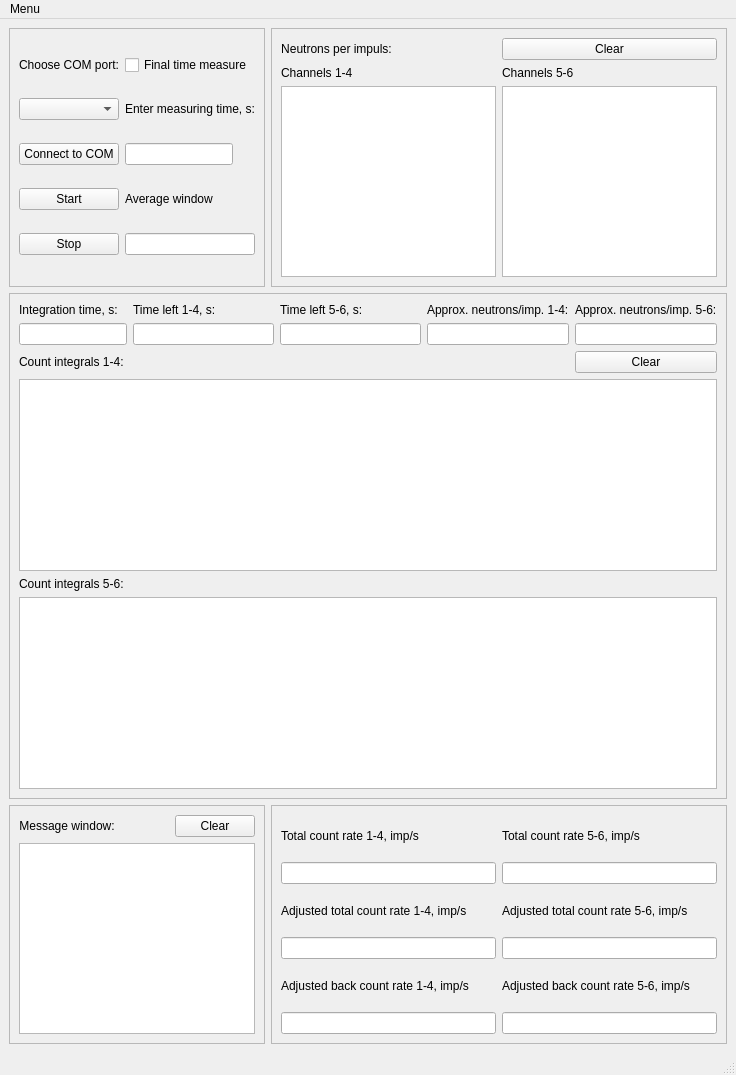
<?xml version="1.0" encoding="UTF-8"?>
<ui version="4.0">
 <class>MainWindow</class>
 <widget class="QMainWindow" name="MainWindow">
  <property name="geometry">
   <rect>
    <x>0</x>
    <y>0</y>
    <width>736</width>
    <height>1075</height>
   </rect>
  </property>
  <property name="sizePolicy">
   <sizepolicy hsizetype="Preferred" vsizetype="Minimum">
    <horstretch>0</horstretch>
    <verstretch>0</verstretch>
   </sizepolicy>
  </property>
  <property name="maximumSize">
   <size>
    <width>16777215</width>
    <height>16777215</height>
   </size>
  </property>
  <property name="windowTitle">
   <string>MainWindow</string>
  </property>
  <widget class="QWidget" name="centralwidget">
   <layout class="QGridLayout" name="gridLayout_2">
    <item row="0" column="0">
     <widget class="QFrame" name="frame_4">
      <property name="frameShape">
       <enum>QFrame::StyledPanel</enum>
      </property>
      <property name="frameShadow">
       <enum>QFrame::Raised</enum>
      </property>
      <layout class="QGridLayout" name="gridLayout_6">
       <item row="0" column="1">
        <widget class="QCheckBox" name="checkBox">
         <property name="text">
          <string>Final time measure</string>
         </property>
        </widget>
       </item>
       <item row="2" column="0">
        <widget class="QPushButton" name="pushButton_2">
         <property name="text">
          <string>Connect to COM</string>
         </property>
        </widget>
       </item>
       <item row="4" column="1">
        <widget class="QLineEdit" name="lineEdit_9">
         <property name="alignment">
          <set>Qt::AlignRight|Qt::AlignTrailing|Qt::AlignVCenter</set>
         </property>
        </widget>
       </item>
       <item row="2" column="1">
        <widget class="QLineEdit" name="lineEdit">
         <property name="sizePolicy">
          <sizepolicy hsizetype="Fixed" vsizetype="Fixed">
           <horstretch>0</horstretch>
           <verstretch>0</verstretch>
          </sizepolicy>
         </property>
         <property name="layoutDirection">
          <enum>Qt::LeftToRight</enum>
         </property>
         <property name="alignment">
          <set>Qt::AlignRight|Qt::AlignTrailing|Qt::AlignVCenter</set>
         </property>
        </widget>
       </item>
       <item row="0" column="0">
        <widget class="QLabel" name="label_2">
         <property name="text">
          <string>Choose COM port:</string>
         </property>
         <property name="alignment">
          <set>Qt::AlignCenter</set>
         </property>
        </widget>
       </item>
       <item row="3" column="0">
        <widget class="QPushButton" name="pushButton">
         <property name="sizePolicy">
          <sizepolicy hsizetype="Minimum" vsizetype="Fixed">
           <horstretch>0</horstretch>
           <verstretch>0</verstretch>
          </sizepolicy>
         </property>
         <property name="focusPolicy">
          <enum>Qt::StrongFocus</enum>
         </property>
         <property name="acceptDrops">
          <bool>false</bool>
         </property>
         <property name="text">
          <string>Start</string>
         </property>
         <property name="flat">
          <bool>false</bool>
         </property>
        </widget>
       </item>
       <item row="4" column="0">
        <widget class="QPushButton" name="pushButton_3">
         <property name="sizePolicy">
          <sizepolicy hsizetype="Minimum" vsizetype="Fixed">
           <horstretch>0</horstretch>
           <verstretch>0</verstretch>
          </sizepolicy>
         </property>
         <property name="text">
          <string>Stop</string>
         </property>
        </widget>
       </item>
       <item row="1" column="0">
        <widget class="QComboBox" name="comboBox"/>
       </item>
       <item row="3" column="1">
        <widget class="QLabel" name="label_14">
         <property name="text">
          <string>Average window</string>
         </property>
        </widget>
       </item>
       <item row="1" column="1">
        <widget class="QLabel" name="measureTime">
         <property name="layoutDirection">
          <enum>Qt::LeftToRight</enum>
         </property>
         <property name="text">
          <string>Enter measuring time, s:</string>
         </property>
         <property name="alignment">
          <set>Qt::AlignLeading|Qt::AlignLeft|Qt::AlignVCenter</set>
         </property>
        </widget>
       </item>
      </layout>
     </widget>
    </item>
    <item row="0" column="1">
     <widget class="QFrame" name="frame_5">
      <property name="sizePolicy">
       <sizepolicy hsizetype="Preferred" vsizetype="Preferred">
        <horstretch>0</horstretch>
        <verstretch>0</verstretch>
       </sizepolicy>
      </property>
      <property name="frameShape">
       <enum>QFrame::StyledPanel</enum>
      </property>
      <property name="frameShadow">
       <enum>QFrame::Raised</enum>
      </property>
      <layout class="QGridLayout" name="gridLayout_7">
       <item row="2" column="0" colspan="2">
        <widget class="QTextBrowser" name="textBrowser_2">
         <property name="maximumSize">
          <size>
           <width>16777215</width>
           <height>16777215</height>
          </size>
         </property>
        </widget>
       </item>
       <item row="0" column="2">
        <widget class="QPushButton" name="pushButton_6">
         <property name="text">
          <string>Clear</string>
         </property>
        </widget>
       </item>
       <item row="1" column="2">
        <widget class="QLabel" name="label_21">
         <property name="text">
          <string>Channels 5-6</string>
         </property>
        </widget>
       </item>
       <item row="1" column="0">
        <widget class="QLabel" name="label_20">
         <property name="text">
          <string>Channels 1-4</string>
         </property>
        </widget>
       </item>
       <item row="2" column="2">
        <widget class="QTextBrowser" name="textBrowser_5"/>
       </item>
       <item row="0" column="1">
        <spacer name="horizontalSpacer">
         <property name="orientation">
          <enum>Qt::Horizontal</enum>
         </property>
         <property name="sizeType">
          <enum>QSizePolicy::Expanding</enum>
         </property>
         <property name="sizeHint" stdset="0">
          <size>
           <width>40</width>
           <height>20</height>
          </size>
         </property>
        </spacer>
       </item>
       <item row="0" column="0">
        <widget class="QLabel" name="label_4">
         <property name="sizePolicy">
          <sizepolicy hsizetype="Fixed" vsizetype="Preferred">
           <horstretch>0</horstretch>
           <verstretch>0</verstretch>
          </sizepolicy>
         </property>
         <property name="text">
          <string>Neutrons per impuls:</string>
         </property>
         <property name="alignment">
          <set>Qt::AlignCenter</set>
         </property>
        </widget>
       </item>
      </layout>
     </widget>
    </item>
    <item row="1" column="0" colspan="2">
     <widget class="QFrame" name="frame_6">
      <property name="sizePolicy">
       <sizepolicy hsizetype="Preferred" vsizetype="Preferred">
        <horstretch>0</horstretch>
        <verstretch>0</verstretch>
       </sizepolicy>
      </property>
      <property name="frameShape">
       <enum>QFrame::StyledPanel</enum>
      </property>
      <property name="frameShadow">
       <enum>QFrame::Raised</enum>
      </property>
      <layout class="QGridLayout" name="gridLayout">
       <item row="0" column="0">
        <widget class="QLabel" name="label_7">
         <property name="sizePolicy">
          <sizepolicy hsizetype="Minimum" vsizetype="Preferred">
           <horstretch>0</horstretch>
           <verstretch>0</verstretch>
          </sizepolicy>
         </property>
         <property name="layoutDirection">
          <enum>Qt::LeftToRight</enum>
         </property>
         <property name="text">
          <string>Integration time, s:</string>
         </property>
        </widget>
       </item>
       <item row="0" column="1">
        <widget class="QLabel" name="label_15">
         <property name="text">
          <string>Time left 1-4, s:</string>
         </property>
        </widget>
       </item>
       <item row="0" column="2">
        <widget class="QLabel" name="label_3">
         <property name="text">
          <string>Time left 5-6, s:</string>
         </property>
        </widget>
       </item>
       <item row="0" column="3">
        <widget class="QLabel" name="label_8">
         <property name="sizePolicy">
          <sizepolicy hsizetype="Minimum" vsizetype="Preferred">
           <horstretch>0</horstretch>
           <verstretch>0</verstretch>
          </sizepolicy>
         </property>
         <property name="text">
          <string>Approx. neutrons/imp. 1-4:</string>
         </property>
        </widget>
       </item>
       <item row="0" column="4">
        <widget class="QLabel" name="label_22">
         <property name="sizePolicy">
          <sizepolicy hsizetype="Minimum" vsizetype="Preferred">
           <horstretch>0</horstretch>
           <verstretch>0</verstretch>
          </sizepolicy>
         </property>
         <property name="text">
          <string>Approx. neutrons/imp. 5-6:</string>
         </property>
        </widget>
       </item>
       <item row="1" column="0">
        <widget class="QLineEdit" name="lineEdit_5">
         <property name="sizePolicy">
          <sizepolicy hsizetype="Minimum" vsizetype="Preferred">
           <horstretch>0</horstretch>
           <verstretch>0</verstretch>
          </sizepolicy>
         </property>
         <property name="alignment">
          <set>Qt::AlignRight|Qt::AlignTrailing|Qt::AlignVCenter</set>
         </property>
        </widget>
       </item>
       <item row="1" column="1">
        <widget class="QLineEdit" name="lineEdit_10">
         <property name="alignment">
          <set>Qt::AlignRight|Qt::AlignTrailing|Qt::AlignVCenter</set>
         </property>
        </widget>
       </item>
       <item row="1" column="2">
        <widget class="QLineEdit" name="lineEdit_7">
         <property name="alignment">
          <set>Qt::AlignRight|Qt::AlignTrailing|Qt::AlignVCenter</set>
         </property>
        </widget>
       </item>
       <item row="1" column="3">
        <widget class="QLineEdit" name="lineEdit_6">
         <property name="focusPolicy">
          <enum>Qt::StrongFocus</enum>
         </property>
         <property name="alignment">
          <set>Qt::AlignRight|Qt::AlignTrailing|Qt::AlignVCenter</set>
         </property>
        </widget>
       </item>
       <item row="1" column="4">
        <widget class="QLineEdit" name="lineEdit_14">
         <property name="alignment">
          <set>Qt::AlignRight|Qt::AlignTrailing|Qt::AlignVCenter</set>
         </property>
        </widget>
       </item>
       <item row="2" column="0">
        <widget class="QLabel" name="label_9">
         <property name="text">
          <string>Count integrals 1-4:</string>
         </property>
        </widget>
       </item>
       <item row="2" column="4">
        <widget class="QPushButton" name="pushButton_12">
         <property name="text">
          <string>Clear</string>
         </property>
        </widget>
       </item>
       <item row="3" column="0" colspan="5">
        <widget class="QTextBrowser" name="textBrowser_3"/>
       </item>
       <item row="4" column="0">
        <widget class="QLabel" name="label_19">
         <property name="text">
          <string>Count integrals 5-6:</string>
         </property>
        </widget>
       </item>
       <item row="5" column="0" colspan="5">
        <widget class="QTextBrowser" name="textBrowser_4"/>
       </item>
      </layout>
     </widget>
    </item>
    <item row="2" column="0">
     <widget class="QFrame" name="frame">
      <property name="sizePolicy">
       <sizepolicy hsizetype="Preferred" vsizetype="Preferred">
        <horstretch>0</horstretch>
        <verstretch>0</verstretch>
       </sizepolicy>
      </property>
      <property name="frameShape">
       <enum>QFrame::StyledPanel</enum>
      </property>
      <property name="frameShadow">
       <enum>QFrame::Raised</enum>
      </property>
      <layout class="QGridLayout" name="gridLayout_3">
       <item row="0" column="1">
        <spacer name="horizontalSpacer_2">
         <property name="orientation">
          <enum>Qt::Horizontal</enum>
         </property>
         <property name="sizeHint" stdset="0">
          <size>
           <width>40</width>
           <height>20</height>
          </size>
         </property>
        </spacer>
       </item>
       <item row="0" column="0">
        <widget class="QLabel" name="label">
         <property name="sizePolicy">
          <sizepolicy hsizetype="Fixed" vsizetype="Minimum">
           <horstretch>0</horstretch>
           <verstretch>0</verstretch>
          </sizepolicy>
         </property>
         <property name="text">
          <string>Message window:</string>
         </property>
         <property name="alignment">
          <set>Qt::AlignCenter</set>
         </property>
        </widget>
       </item>
       <item row="0" column="2">
        <widget class="QPushButton" name="pushButton_9">
         <property name="text">
          <string>Clear</string>
         </property>
        </widget>
       </item>
       <item row="2" column="0" colspan="3">
        <widget class="QTextBrowser" name="textBrowser">
         <property name="sizePolicy">
          <sizepolicy hsizetype="Expanding" vsizetype="Expanding">
           <horstretch>0</horstretch>
           <verstretch>0</verstretch>
          </sizepolicy>
         </property>
         <property name="maximumSize">
          <size>
           <width>16777215</width>
           <height>16777215</height>
          </size>
         </property>
         <property name="contextMenuPolicy">
          <enum>Qt::DefaultContextMenu</enum>
         </property>
         <property name="verticalScrollBarPolicy">
          <enum>Qt::ScrollBarAsNeeded</enum>
         </property>
        </widget>
       </item>
      </layout>
     </widget>
    </item>
    <item row="2" column="1">
     <widget class="QFrame" name="frame_7">
      <property name="sizePolicy">
       <sizepolicy hsizetype="Preferred" vsizetype="Preferred">
        <horstretch>0</horstretch>
        <verstretch>0</verstretch>
       </sizepolicy>
      </property>
      <property name="frameShape">
       <enum>QFrame::StyledPanel</enum>
      </property>
      <property name="frameShadow">
       <enum>QFrame::Raised</enum>
      </property>
      <layout class="QGridLayout" name="gridLayout_10">
       <item row="0" column="0">
        <widget class="QLabel" name="label_12">
         <property name="text">
          <string>Total count rate 1-4, imp/s</string>
         </property>
        </widget>
       </item>
       <item row="0" column="1">
        <widget class="QLabel" name="label_16">
         <property name="text">
          <string>Total count rate 5-6, imp/s</string>
         </property>
        </widget>
       </item>
       <item row="1" column="0">
        <widget class="QLineEdit" name="lineEdit_4">
         <property name="alignment">
          <set>Qt::AlignRight|Qt::AlignTrailing|Qt::AlignVCenter</set>
         </property>
        </widget>
       </item>
       <item row="1" column="1">
        <widget class="QLineEdit" name="lineEdit_12">
         <property name="alignment">
          <set>Qt::AlignRight|Qt::AlignTrailing|Qt::AlignVCenter</set>
         </property>
        </widget>
       </item>
       <item row="2" column="0">
        <widget class="QLabel" name="label_5">
         <property name="text">
          <string>Adjusted total count rate 1-4, imp/s</string>
         </property>
        </widget>
       </item>
       <item row="2" column="1">
        <widget class="QLabel" name="label_17">
         <property name="text">
          <string>Adjusted total count rate 5-6, imp/s</string>
         </property>
        </widget>
       </item>
       <item row="3" column="0">
        <widget class="QLineEdit" name="lineEdit_2">
         <property name="alignment">
          <set>Qt::AlignRight|Qt::AlignTrailing|Qt::AlignVCenter</set>
         </property>
        </widget>
       </item>
       <item row="3" column="1">
        <widget class="QLineEdit" name="lineEdit_13">
         <property name="alignment">
          <set>Qt::AlignRight|Qt::AlignTrailing|Qt::AlignVCenter</set>
         </property>
        </widget>
       </item>
       <item row="4" column="0">
        <widget class="QLabel" name="label_6">
         <property name="text">
          <string>Adjusted back count rate 1-4, imp/s</string>
         </property>
        </widget>
       </item>
       <item row="4" column="1">
        <widget class="QLabel" name="label_18">
         <property name="text">
          <string>Adjusted back count rate 5-6, imp/s</string>
         </property>
        </widget>
       </item>
       <item row="5" column="0">
        <widget class="QLineEdit" name="lineEdit_3">
         <property name="alignment">
          <set>Qt::AlignRight|Qt::AlignTrailing|Qt::AlignVCenter</set>
         </property>
        </widget>
       </item>
       <item row="5" column="1">
        <widget class="QLineEdit" name="lineEdit_11">
         <property name="alignment">
          <set>Qt::AlignRight|Qt::AlignTrailing|Qt::AlignVCenter</set>
         </property>
        </widget>
       </item>
      </layout>
     </widget>
    </item>
   </layout>
  </widget>
  <widget class="QMenuBar" name="menubar">
   <property name="geometry">
    <rect>
     <x>0</x>
     <y>0</y>
     <width>736</width>
     <height>21</height>
    </rect>
   </property>
   <widget class="QMenu" name="menumenu">
    <property name="title">
     <string>Menu</string>
    </property>
    <widget class="QMenu" name="menusettings">
     <property name="title">
      <string>Settings</string>
     </property>
     <addaction name="actioncounters"/>
     <addaction name="actioncoefficients"/>
     <addaction name="actionProcessing"/>
     <addaction name="separator"/>
     <addaction name="actionSave_settings"/>
     <addaction name="actionLoad_settings"/>
    </widget>
    <addaction name="menusettings"/>
    <addaction name="actionReadFile"/>
    <addaction name="actionPlotOption"/>
    <addaction name="actionTriggerMode"/>
    <addaction name="actionConstFlux"/>
   </widget>
   <addaction name="menumenu"/>
  </widget>
  <widget class="QStatusBar" name="statusbar"/>
  <action name="actioncounters">
   <property name="checkable">
    <bool>false</bool>
   </property>
   <property name="text">
    <string>Counters</string>
   </property>
  </action>
  <action name="actioncoefficients">
   <property name="checkable">
    <bool>false</bool>
   </property>
   <property name="text">
    <string>Coefficients</string>
   </property>
  </action>
  <action name="actionProcessing">
   <property name="text">
    <string>Processing</string>
   </property>
  </action>
  <action name="actionReadFile">
   <property name="text">
    <string>ReadFile</string>
   </property>
  </action>
  <action name="actionmenu_2">
   <property name="text">
    <string>menu</string>
   </property>
  </action>
  <action name="actionmenu_3">
   <property name="text">
    <string>menu</string>
   </property>
  </action>
  <action name="actionPlotOption">
   <property name="text">
    <string>PlotOption</string>
   </property>
  </action>
  <action name="actionTriggerMode">
   <property name="text">
    <string>TriggerMode</string>
   </property>
  </action>
  <action name="actionConstFlux">
   <property name="text">
    <string>ConstFlux</string>
   </property>
  </action>
  <action name="actionSave_settings">
   <property name="text">
    <string>Save settings</string>
   </property>
  </action>
  <action name="actionLoad_settings">
   <property name="text">
    <string>Load settings</string>
   </property>
  </action>
 </widget>
 <resources/>
 <connections>
  <connection>
   <sender>pushButton</sender>
   <signal>clicked()</signal>
   <receiver>MainWindow</receiver>
   <slot>addStart()</slot>
   <hints>
    <hint type="sourcelabel">
     <x>97</x>
     <y>202</y>
    </hint>
    <hint type="destinationlabel">
     <x>47</x>
     <y>152</y>
    </hint>
   </hints>
  </connection>
  <connection>
   <sender>comboBox</sender>
   <signal>activated(QString)</signal>
   <receiver>MainWindow</receiver>
   <slot>getCOM(QString)</slot>
   <hints>
    <hint type="sourcelabel">
     <x>64</x>
     <y>105</y>
    </hint>
    <hint type="destinationlabel">
     <x>94</x>
     <y>168</y>
    </hint>
   </hints>
  </connection>
  <connection>
   <sender>lineEdit</sender>
   <signal>textEdited(QString)</signal>
   <receiver>MainWindow</receiver>
   <slot>setTime(QString)</slot>
   <hints>
    <hint type="sourcelabel">
     <x>236</x>
     <y>153</y>
    </hint>
    <hint type="destinationlabel">
     <x>368</x>
     <y>158</y>
    </hint>
   </hints>
  </connection>
  <connection>
   <sender>pushButton_2</sender>
   <signal>clicked()</signal>
   <receiver>MainWindow</receiver>
   <slot>connectCOM()</slot>
   <hints>
    <hint type="sourcelabel">
     <x>97</x>
     <y>155</y>
    </hint>
    <hint type="destinationlabel">
     <x>156</x>
     <y>124</y>
    </hint>
   </hints>
  </connection>
  <connection>
   <sender>pushButton_3</sender>
   <signal>clicked()</signal>
   <receiver>MainWindow</receiver>
   <slot>addStop()</slot>
   <hints>
    <hint type="sourcelabel">
     <x>97</x>
     <y>249</y>
    </hint>
    <hint type="destinationlabel">
     <x>316</x>
     <y>83</y>
    </hint>
   </hints>
  </connection>
  <connection>
   <sender>checkBox</sender>
   <signal>stateChanged(int)</signal>
   <receiver>MainWindow</receiver>
   <slot>setFiniteTime(int)</slot>
   <hints>
    <hint type="sourcelabel">
     <x>246</x>
     <y>74</y>
    </hint>
    <hint type="destinationlabel">
     <x>113</x>
     <y>35</y>
    </hint>
   </hints>
  </connection>
  <connection>
   <sender>lineEdit_5</sender>
   <signal>textEdited(QString)</signal>
   <receiver>MainWindow</receiver>
   <slot>setCountIntTime(QString)</slot>
   <hints>
    <hint type="sourcelabel">
     <x>151</x>
     <y>344</y>
    </hint>
    <hint type="destinationlabel">
     <x>4</x>
     <y>435</y>
    </hint>
   </hints>
  </connection>
  <connection>
   <sender>lineEdit_9</sender>
   <signal>textEdited(QString)</signal>
   <receiver>MainWindow</receiver>
   <slot>setAverageWindow(QString)</slot>
   <hints>
    <hint type="sourcelabel">
     <x>246</x>
     <y>257</y>
    </hint>
    <hint type="destinationlabel">
     <x>203</x>
     <y>343</y>
    </hint>
   </hints>
  </connection>
  <connection>
   <sender>pushButton_6</sender>
   <signal>clicked()</signal>
   <receiver>MainWindow</receiver>
   <slot>clearNeutrons()</slot>
   <hints>
    <hint type="sourcelabel">
     <x>628</x>
     <y>62</y>
    </hint>
    <hint type="destinationlabel">
     <x>500</x>
     <y>259</y>
    </hint>
   </hints>
  </connection>
  <connection>
   <sender>pushButton_12</sender>
   <signal>clicked()</signal>
   <receiver>MainWindow</receiver>
   <slot>clearCounts()</slot>
   <hints>
    <hint type="sourcelabel">
     <x>628</x>
     <y>373</y>
    </hint>
    <hint type="destinationlabel">
     <x>498</x>
     <y>388</y>
    </hint>
   </hints>
  </connection>
  <connection>
   <sender>pushButton_9</sender>
   <signal>clicked()</signal>
   <receiver>MainWindow</receiver>
   <slot>clearMessage()</slot>
   <hints>
    <hint type="sourcelabel">
     <x>246</x>
     <y>826</y>
    </hint>
    <hint type="destinationlabel">
     <x>501</x>
     <y>574</y>
    </hint>
   </hints>
  </connection>
 </connections>
 <slots>
  <slot>addStart()</slot>
  <slot>setTime(QString)</slot>
  <slot>getCOM(QString)</slot>
  <slot>connectCOM()</slot>
  <slot>addStop()</slot>
  <slot>addStartFile()</slot>
  <slot>addLoadFile()</slot>
  <slot>plotTrigger(int)</slot>
  <slot>setFiniteTime(int)</slot>
  <slot>plotTriggerTotal(int)</slot>
  <slot>setCountIntTime(QString)</slot>
  <slot>rescalePlotTrigger(int)</slot>
  <slot>addGoTrigger()</slot>
  <slot>autoTrigger(int)</slot>
  <slot>manualTrigger(int)</slot>
  <slot>addConstFluxGo()</slot>
  <slot>addConstFluxTrig(int)</slot>
  <slot>setReadDelay(QString)</slot>
  <slot>setAverageWindow(QString)</slot>
  <slot>multiPulseTrigger(int)</slot>
  <slot>edgePointPlus()</slot>
  <slot>edgePointMinus()</slot>
  <slot>clearNeutrons()</slot>
  <slot>clearCounts()</slot>
  <slot>clearMessage()</slot>
  <slot>plotTriggerRough(int)</slot>
  <slot>plotTriggerTotalRough(int)</slot>
 </slots>
</ui>
